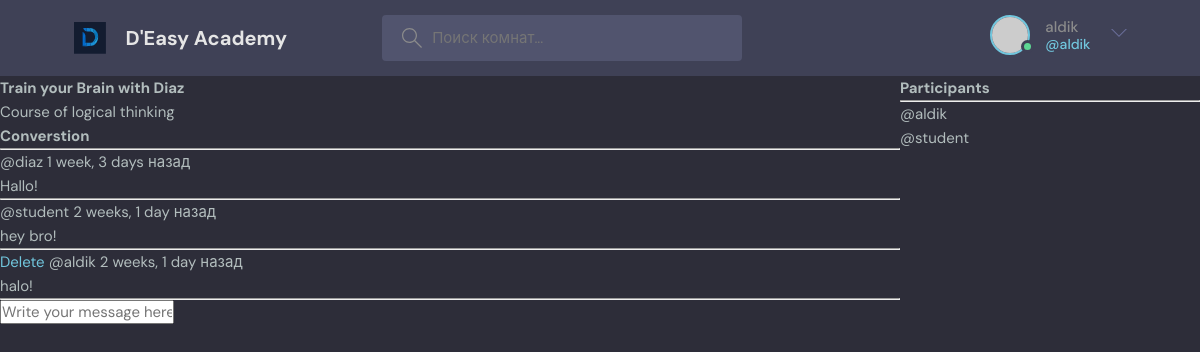
Screenshot of /room/1/ (signed in) with the database file from the repository.
### base/models.py (models this page shows, shortened)
class Room(models.Model):
    host = models.ForeignKey(User, on_delete=models.SET_NULL, null=True)
    topic = models.ForeignKey(Topic, on_delete=models.SET_NULL, null=True)
    name = models.CharField(max_length=255)
    description = models.TextField(null = True, blank=True)
    participants = models.ManyToManyField(User, related_name='participants', blank=True)
    updated = models.DateTimeField(auto_now=True)
    created = models.DateTimeField(auto_now_add=True)
    class Meta:
        ordering = ['-updated', '-created']

class Message(models.Model):
    user = models.ForeignKey(User, on_delete=models.CASCADE)
    room = models.ForeignKey(Room, on_delete=models.CASCADE)
    body = models.TextField()
    updated = models.DateTimeField(auto_now=True)
    created = models.DateTimeField(auto_now_add=True)
    class Meta:
        ordering = ['-updated', '-created']

### base/views.py (the view, shortened to what this page needs)
# urls.py: path('room/<str:pk>/', views.room, name="room"),
def room(request, pk):
    room = Room.objects.get(id=pk)
    room_messages = room.message_set.all().order_by('-created')
    participants = room.participants.all()
    context = {'room' : room, 'room_messages': room_messages, 'participants': participants}
    return render(request, 'base/room.html', context)

### base/templates/base/room.html (shortened to what this page needs)
{% extends 'main.html' %}
{% block content %}
<div class="room-container">
    <div>
<h1>{{room.name}}</h1>
    <p>{{room.description}}</p>
<div class="comment-wrapper">
    <h3>Converstion</h3>
    <hr>
    {% for message in room_messages %}
    <div>
        {% if request.user == message.user %}
        <a href="{% url 'delete-message' message.id %}">Delete</a>
        {% endif %}
        <small>@{{message.user}}  {{message.created|timesince}} назад </small>
        <p>{{message.body}}</p>
        <hr>
    </div>
    {% endfor %}
</div>
{% if request.user.is_authenticated %}
<div class="comment-form">
    <form method="POST" action="">
        <input type="text" name="body" placeholder="Write your message here"/>
    </form>
</div>
{% endif %}
    </div>
    <div>
        <h3>
            Participants
        </h3>
        <hr>
        {% for user in participants %}
        <div>
            <p>@{{user.username}}</p>
        </div>
        {% endfor %}
    </div>
</div>
{% endblock %}

### templates/navbar.html (shortened to what this page needs)
{% load static %}
<header class="header header--loggedIn">
      <div class="container">
        <a href="{% url 'home' %}" class="header__logo">
          <img src="{% static 'images/logotype2.svg' %}" />
          <h1>D'Easy Academy</h1>
        </a>
        <form class="header__search" method="GET" action="{% url 'home' %}">
          <label>
            <input name= "q" placeholder="Поиск комнат..." />
          </label>
        </form>
        <nav class="header__menu">
          {% if request.user.is_authenticated %}
          <div class="header__user">
            <a href="profile.html">
              <div class="avatar avatar--medium active">
                <img src="https://randomuser.me/api/portraits/men/37.jpg" />
              </div>
              <p>{{request.user.username}} <span>@{{request.user.username}}</span></p>
            </a>
            <button class="dropdown-button">
              <svg version="1.1" xmlns="http://www.w3.org/2000/svg" width="32" height="32" viewBox="0 0 32 32">
                <title>chevron-down</title>
                <path d="M16 21l-13-13h-3l16 16 16-16h-3l-13 13z"></path>
              </svg>
            </button>
          </div>
          {% else %}
            <a href="{% url 'login' %}">
              <img src="{% static 'images/avatar.svg' %}" />
              <p>Login</p>
            </a>
          {% endif %}
        </nav>
      </div>
    </header>

### static/styles/style.css (style rules this page uses)
:root { --color-main: #71c6dd; --color-main-light: #e1f6fb; --color-dark: #3f4156; --color-dark-medium: #51546e; --color-dark-light: #696d97; --color-light: #e5e5e5; --color-gray: #8b8b8b; --color-light-gray: #b2bdbd; --color-bg: #2d2d39; --color-success: #5dd693; --color-error: #fc4b0b; }
* { font-family: "DM Sans", -apple-system, BlinkMacSystemFont, "Segoe UI", Roboto, Oxygen, Ubuntu, Cantarell, "Open Sans", "Helvetica Neue", sans-serif; margin: 0; padding: 0; box-sizing: border-box; text-rendering: optimizeLegibility; font-size: inherit; }
html { font-size: 56.25%; }
@media only screen and (min-width: 1200px) { html { font-size: 62.5%; } }
body { line-height: 1.6; font-weight: 400; font-size: 1.5rem; color: var(--color-light-gray); background-color: var(--color-bg); min-height: 100vh; }
img { width: 100%; }
a { display: inline-block; color: var(--color-main); text-decoration: none; }
.container { max-width: 120rem; width: 90%; margin: auto; }
.avatar { position: relative; display: inline-block; border-radius: 50%; border: 2px solid var(--color-main); }
.avatar img { display: block; border-radius: 50%; object-fit: cover; object-position: center; }
.avatar::after { content: ""; display: block; position: absolute; background-color: var(--color-gray); z-index: 111; border-radius: 50%; border: 0.3rem solid var(--color-dark); }
.avatar.active::after { background-color: var(--color-success); }
.avatar.avatar--medium img { width: 3.6rem; height: 3.6rem; border-radius: 50%; }
.avatar.avatar--medium:after { width: 0.7rem; height: 0.7rem; bottom: 0px; right: -6px; }
.header { padding: 1.5rem; background-color: var(--color-dark); }
.header > .container { display: flex; gap: 9.5rem; }
.header__logo, .header__user { display: flex; gap: 2rem; align-items: center; }
.header__logo > img { height: 3.2rem; width: 3.2rem; }
.header__logo > h1 { font-weight: 700; font-size: 2rem; color: var(--color-light); }
.header__search > label { background-color: var(--color-dark-medium); padding: 1.3rem 1rem; display: flex; align-items: center; gap: 1rem; border-radius: 4px; }
.header__search svg { fill: var(--color-gray); width: 2rem; height: 2rem; margin-left: 1rem; }
.header__search input { width: 30rem; background: transparent; border: none; outline: none; color: var(--color-light); }
.header__menu { margin-left: auto; position: relative; }
.header__menu a { display: flex; gap: 1.5rem; align-items: center; font-weight: 500; text-decoration: none; color: var(--color-gray); }
.header__menu img { height: 3.6rem; }
.header__menu p { line-height: 1.2; }
.header__menu span { color: var(--color-main); font-weight: 500; font-size: 1.4rem; display: block; }
.header__menu svg { width: 1.6rem; height: 1.6rem; fill: var(--color-dark-light); }
.dropdown-button { background: transparent; border: 0; outline: 0; cursor: pointer; }

### base/templates/base/room.html (style rules this page uses)
.room-container { display:grid; grid-template-columns: 3fr 1fr; }

### rows the page displays
Room: name "Train your Brain with Diaz", description "Course of logical thinking"
Message: user "diaz", created "1 week, 3 days", body "Hallo!"
Message: user "student", created "2 weeks, 1 day", body "hey bro!"
Message: shows "Delete", user "aldik", created "2 weeks, 1 day", body "halo!"

### other values shown
{{ request.user.username }} "aldik"
{{ user.username }} "aldik"
{{ user.username }} "student"
